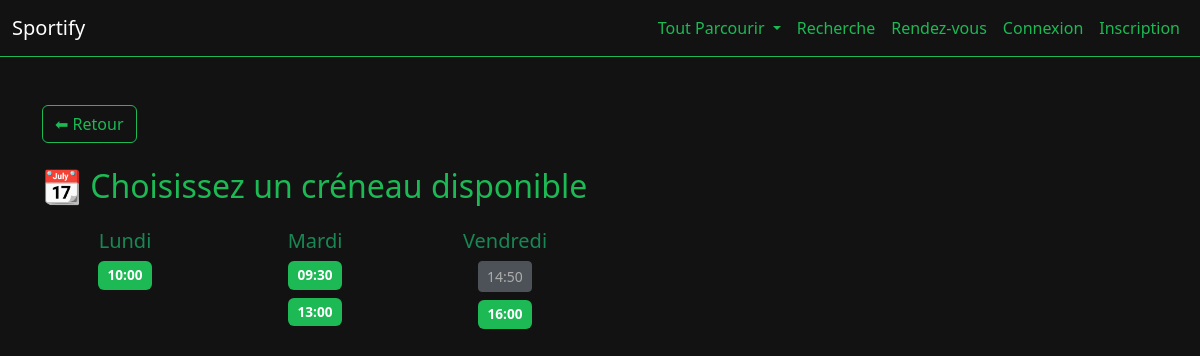
/appointments/book.php?coach_id=20, run on the app's committed database.
### tables this page shows
CREATE TABLE IF NOT EXISTS `disponibilites` (
  `id` int NOT NULL AUTO_INCREMENT,
  `coach_id` int DEFAULT NULL,
  `jour` enum('lundi','mardi','mercredi','jeudi','vendredi','samedi','dimanche') DEFAULT NULL,
  `heure` time DEFAULT NULL,
  `disponible` tinyint(1) DEFAULT '1',
  PRIMARY KEY (`id`),
  KEY `coach_id` (`coach_id`)
);

### appointments/book.php (the view, shortened to what this page needs)
<?php
include '../includes/db.php';
$coach_user_id = $_GET['coach_id'] ?? ($_SESSION['selected_coach'] ?? 0);
$stmt = $conn->prepare("SELECT id FROM coachs WHERE user_id = ?");
$stmt->bind_param("i", $coach_user_id);
$stmt->execute();
$res = $stmt->get_result();
$coach = $res->fetch_assoc();
$coach_id = $coach['id'];
$stmt = $conn->prepare("
    SELECT * FROM disponibilites
    WHERE coach_id = ?
    ORDER BY FIELD(jour, 'lundi','mardi','mercredi','jeudi','vendredi','samedi','dimanche'), heure
");
$stmt->bind_param("i", $coach_id);
$stmt->execute();
$res = $stmt->get_result();
$slots = [];
while ($row = $res->fetch_assoc()) {
    $slots[$row['jour']][] = $row;
}
?>
<!DOCTYPE html>
<html lang="fr">
<head>
  <link href="https://cdn.jsdelivr.net/npm/bootstrap@5.3.0/dist/css/bootstrap.min.css" rel="stylesheet">
  <link rel="stylesheet" href="../css/style.css">
</head>
<body>
<?php include '../includes/navbar.php'; ?>
<div class="container mt-5">
    <a href="javascript:history.back()" class="btn btn-outline-secondary mb-4">⬅ Retour</a>
    <h2 class="mb-4">📆 Choisissez un créneau disponible</h2>
    <div class="row text-center">
        <?php foreach ($slots as $jour => $dispos): ?>
            <div class="col-md-2 mb-4">
                <h5 class="text-success"><?= ucfirst($jour) ?></h5>
                <?php foreach ($dispos as $slot): ?>
                    <?php if ((int)$slot['disponible'] === 1): ?>
                        <form method="POST" class="mb-2">
                            <button type="submit" class="btn btn-success btn-sm"><?= substr($slot['heure'], 0, 5) ?></button>
                        </form>
                    <?php else: ?>
                        <button class="btn btn-secondary btn-sm mb-2" disabled><?= substr($slot['heure'], 0, 5) ?></button>
                    <?php endif; ?>
                <?php endforeach; ?>
            </div>
        <?php endforeach; ?>
    </div>
</div>
</body>
</html>

### css/style.css (style rules this page uses)
body { background-color: #121212; color: #fff; font-family: 'Segoe UI', Tahoma, Geneva, Verdana, sans-serif; margin: 0; padding: 0; }
.btn-success { background-color: #1db954 !important; color: #fff !important; font-weight: 600; border: none; padding: 6px 12px; border-radius: 6px; transition: background-color 0.3s ease; }
.btn-success.btn-sm { padding: 4px 10px; font-size: 0.85rem; }
.btn-outline-secondary { color: #1db954; border-color: #1db954; transition: all 0.3s ease; }
::placeholder { color: #8ef58e; opacity: 1; }
h1, h2, h3, h4, h5, h6 { color: #1db954; }
a, a:visited { color: #1db954; text-decoration: none; }

### data on the page
disponibilites: heure "10:00"
disponibilites: heure "09:30"
disponibilites: heure "13:00"
disponibilites: heure "14:50"
disponibilites: heure "16:00"

### other printed values
$jour "Lundi"
$jour "Mardi"
$jour "Vendredi"
